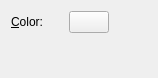
<?xml version="1.0" encoding="utf-8"?>
<ui version="4.0">
 <author>
    SPDX-FileCopyrightText: none
    SPDX-License-Identifier: GPL-3.0-or-later
  </author>
 <class>WdgColorOptions</class>
 <widget class="QWidget" name="WdgColorOptions">
  <property name="geometry">
   <rect>
    <x>0</x>
    <y>0</y>
    <width>158</width>
    <height>78</height>
   </rect>
  </property>
  <layout class="QGridLayout" name="gridLayout">
   <item column="0" row="0">
    <widget class="QLabel" name="lblColor">
     <property name="text">
      <string>&amp;Color:</string>
     </property>
     <property name="alignment">
      <set>Qt::AlignRight|Qt::AlignTrailing|Qt::AlignVCenter</set>
     </property>
     <property name="buddy">
      <cstring>bnColor</cstring>
     </property>
    </widget>
   </item>
   <item column="2" row="0">
    <widget class="KisColorButton" name="bnColor"/>
   </item>
   <item column="3" row="0">
    <spacer>
     <property name="orientation">
      <enum>Qt::Horizontal</enum>
     </property>
     <property name="sizeType">
      <enum>QSizePolicy::Expanding</enum>
     </property>
     <property name="sizeHint" stdset="0">
      <size>
       <width>21</width>
       <height>20</height>
      </size>
     </property>
    </spacer>
   </item>
   <item column="1" row="1">
    <spacer>
     <property name="orientation">
      <enum>Qt::Vertical</enum>
     </property>
     <property name="sizeType">
      <enum>QSizePolicy::Expanding</enum>
     </property>
     <property name="sizeHint" stdset="0">
      <size>
       <width>20</width>
       <height>21</height>
      </size>
     </property>
    </spacer>
   </item>
  </layout>
 </widget>
 <customwidgets>
  <customwidget>
   <class>KisColorButton</class>
   <extends>QPushButton</extends>
   <header>kis_color_button.h</header>
  </customwidget>
 </customwidgets>
 <resources/>
 <connections/>
</ui>
